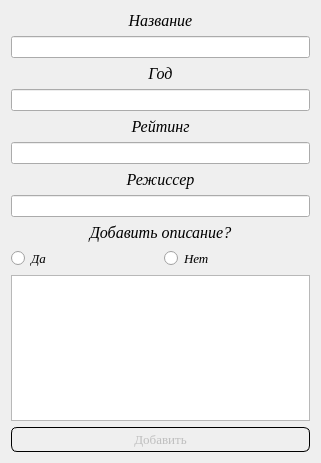
<?xml version="1.0" encoding="UTF-8"?>
<ui version="4.0">
 <class>addrecord</class>
 <widget class="QWidget" name="addrecord">
  <property name="geometry">
   <rect>
    <x>0</x>
    <y>0</y>
    <width>321</width>
    <height>463</height>
   </rect>
  </property>
  <property name="windowTitle">
   <string/>
  </property>
  <property name="styleSheet">
   <string notr="true"/>
  </property>
  <layout class="QGridLayout" name="gridLayout">
   <item row="11" column="0" colspan="2">
    <widget class="QPushButton" name="add">
     <property name="enabled">
      <bool>false</bool>
     </property>
     <property name="font">
      <font>
       <family>Times New Roman</family>
       <pointsize>10</pointsize>
      </font>
     </property>
     <property name="styleSheet">
      <string notr="true">QPushButton {
	border: 1px solid;
	height: 23%;
	border-radius: 6px;
    min-width: 80px;
}

QPushButton:pressed {
    background-color: qlineargradient(x1: 0, y1: 0, x2: 0, y2: 1,
                                      stop: 0 #dadbde, stop: 1 #f6f7fa);
}

</string>
     </property>
     <property name="text">
      <string>Добавить</string>
     </property>
    </widget>
   </item>
   <item row="10" column="0" colspan="2">
    <widget class="QTextEdit" name="textEdit">
     <property name="enabled">
      <bool>true</bool>
     </property>
    </widget>
   </item>
   <item row="9" column="0">
    <widget class="QRadioButton" name="radioButton">
     <property name="font">
      <font>
       <family>Times New Roman</family>
       <pointsize>10</pointsize>
       <italic>true</italic>
      </font>
     </property>
     <property name="styleSheet">
      <string notr="true"/>
     </property>
     <property name="text">
      <string>Да</string>
     </property>
    </widget>
   </item>
   <item row="8" column="0" colspan="2">
    <widget class="QLabel" name="label_5">
     <property name="font">
      <font>
       <family>Times New Roman</family>
       <pointsize>12</pointsize>
       <italic>true</italic>
      </font>
     </property>
     <property name="text">
      <string>Добавить описание?</string>
     </property>
     <property name="alignment">
      <set>Qt::AlignCenter</set>
     </property>
    </widget>
   </item>
   <item row="5" column="0" colspan="2">
    <widget class="QLineEdit" name="rating"/>
   </item>
   <item row="3" column="0" colspan="2">
    <widget class="QLineEdit" name="year"/>
   </item>
   <item row="7" column="0" colspan="2">
    <widget class="QLineEdit" name="producer"/>
   </item>
   <item row="9" column="1">
    <widget class="QRadioButton" name="radioButton_2">
     <property name="font">
      <font>
       <family>Times New Roman</family>
       <pointsize>10</pointsize>
       <italic>true</italic>
      </font>
     </property>
     <property name="layoutDirection">
      <enum>Qt::LeftToRight</enum>
     </property>
     <property name="text">
      <string>Нет</string>
     </property>
    </widget>
   </item>
   <item row="1" column="0" colspan="2">
    <widget class="QLineEdit" name="name"/>
   </item>
   <item row="0" column="0" colspan="2">
    <widget class="QLabel" name="label">
     <property name="font">
      <font>
       <family>Times New Roman</family>
       <pointsize>12</pointsize>
       <weight>50</weight>
       <italic>true</italic>
       <bold>false</bold>
      </font>
     </property>
     <property name="text">
      <string>Название</string>
     </property>
     <property name="alignment">
      <set>Qt::AlignCenter</set>
     </property>
    </widget>
   </item>
   <item row="2" column="0" colspan="2">
    <widget class="QLabel" name="label_2">
     <property name="font">
      <font>
       <family>Times New Roman</family>
       <pointsize>12</pointsize>
       <weight>50</weight>
       <italic>true</italic>
       <bold>false</bold>
      </font>
     </property>
     <property name="text">
      <string>Год</string>
     </property>
     <property name="alignment">
      <set>Qt::AlignCenter</set>
     </property>
    </widget>
   </item>
   <item row="4" column="0" colspan="2">
    <widget class="QLabel" name="label_3">
     <property name="font">
      <font>
       <family>Times New Roman</family>
       <pointsize>12</pointsize>
       <weight>50</weight>
       <italic>true</italic>
       <bold>false</bold>
      </font>
     </property>
     <property name="text">
      <string>Рейтинг</string>
     </property>
     <property name="alignment">
      <set>Qt::AlignCenter</set>
     </property>
    </widget>
   </item>
   <item row="6" column="0" colspan="2">
    <widget class="QLabel" name="label_4">
     <property name="font">
      <font>
       <family>Times New Roman</family>
       <pointsize>12</pointsize>
       <weight>50</weight>
       <italic>true</italic>
       <bold>false</bold>
      </font>
     </property>
     <property name="text">
      <string>Режиссер</string>
     </property>
     <property name="alignment">
      <set>Qt::AlignCenter</set>
     </property>
    </widget>
   </item>
  </layout>
 </widget>
 <resources/>
 <connections/>
</ui>
